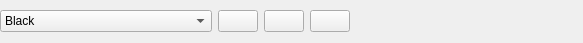
<?xml version="1.0" encoding="UTF-8"?>
<ui version="4.0">
 <class>ColorWidget</class>
 <widget class="QWidget" name="ColorWidget">
  <property name="geometry">
   <rect>
    <x>0</x>
    <y>0</y>
    <width>583</width>
    <height>43</height>
   </rect>
  </property>
  <property name="windowTitle">
   <string>Form</string>
  </property>
  <layout class="QHBoxLayout" name="horizontalLayout">
   <property name="leftMargin">
    <number>0</number>
   </property>
   <property name="topMargin">
    <number>0</number>
   </property>
   <property name="rightMargin">
    <number>0</number>
   </property>
   <property name="bottomMargin">
    <number>0</number>
   </property>
   <item>
    <widget class="QComboBox" name="comboBox">
     <item>
      <property name="text">
       <string>Black</string>
      </property>
     </item>
     <item>
      <property name="text">
       <string>White</string>
      </property>
     </item>
     <item>
      <property name="text">
       <string>Flat Color</string>
      </property>
     </item>
     <item>
      <property name="text">
       <string>Horizontal Gradient</string>
      </property>
     </item>
     <item>
      <property name="text">
       <string>Vertical Gradient</string>
      </property>
     </item>
     <item>
      <property name="text">
       <string>Diag. Gradient (From Top Left)</string>
      </property>
     </item>
     <item>
      <property name="text">
       <string>Diag. Gradient (From Bottom Left)</string>
      </property>
     </item>
     <item>
      <property name="text">
       <string>Radial Gradient</string>
      </property>
     </item>
    </widget>
   </item>
   <item>
    <widget class="ColorButton" name="color0Button">
     <property name="text">
      <string/>
     </property>
    </widget>
   </item>
   <item>
    <widget class="ColorButton" name="color1Button">
     <property name="text">
      <string/>
     </property>
    </widget>
   </item>
   <item>
    <widget class="ColorButton" name="color2Button">
     <property name="text">
      <string/>
     </property>
    </widget>
   </item>
   <item>
    <spacer name="horizontalSpacer">
     <property name="orientation">
      <enum>Qt::Horizontal</enum>
     </property>
     <property name="sizeHint" stdset="0">
      <size>
       <width>40</width>
       <height>20</height>
      </size>
     </property>
    </spacer>
   </item>
  </layout>
 </widget>
 <customwidgets>
  <customwidget>
   <class>ColorButton</class>
   <extends>QPushButton</extends>
   <header>colorbutton.h</header>
  </customwidget>
 </customwidgets>
 <resources/>
 <connections/>
</ui>
